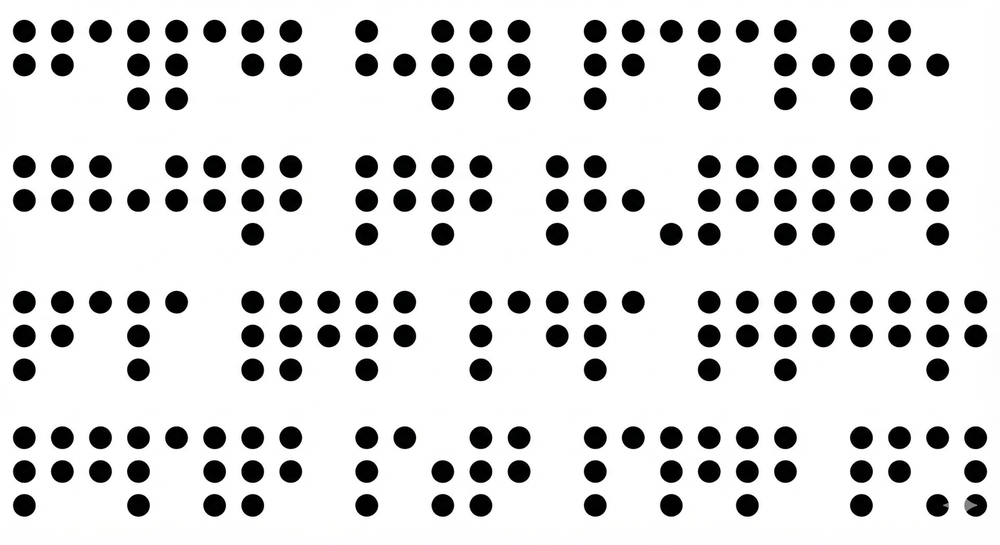
#> input picture pycahce/temp_uploads/Gemini_Generated_Image_yd63d3yd63d3yd63.png, 1000 x 545 px, shrunk from 1408 x 768 before the run
$ python -i BrailleImage.py   (imports and definitions only)
#> lines starting #> are read from the running program, lines starting #| are printed output that depends on the picture; after the words box and inside, x2 and y2 are one past the last pixel; in counts of white or black regions, pixels touching at a corner belong together
import cv2
import numpy as np

class BrailleImage(object):
    def __init__(self, image):
        # Read source image

        self.original = cv2.imread(image)
#> self.original is the input picture: shape (545, 1000, 3); mean B, G, R 216.2, 216.3, 216.3
        if self.original is None:
            raise IOError('Cannot open given image')

        # First Layer, Convert BGR(Blue Green Red Scale) to Gray Scale
        gray = cv2.cvtColor(self.original, cv2.COLOR_BGR2GRAY)

        # Save the binary image of the edge detected
        self.edged_binary_image = self.__get_edged_binary_image(gray)

        # Now do the same to save a binary image to get the contents
        # inside the edges to see if the dot is really filled.
        self.binary_image = self.__get_binary_image(gray)
        self.final = self.original.copy()
        self.height, self.width, self.channels = self.original.shape
        return;

    def bound_box(self,left,right,top,bottom,color= (255,0,0), size=1):
        self.final = cv2.rectangle(self.final, (left, top), (right, bottom), color, size)
        return True

    def get_final_image(self):
        return self.final

    def get_original_image(self):
        return self.original

    def get_edged_binary_image(self):
        return self.edged_binary_image

    def get_binary_image(self):
        return self.binary_image

    def get_height(self):
        return self.height

    def get_width(self):
        return self.width

    def __get_edged_binary_image(self, gray):
        # First Lvl Blur to Reduce Noise
        blur = cv2.GaussianBlur(gray,(3,3),0)
        # Adaptive Thresholding to define the  dots in Braille
        thres = cv2.adaptiveThreshold(
                blur,255,cv2.ADAPTIVE_THRESH_MEAN_C,cv2.THRESH_BINARY,5,4)
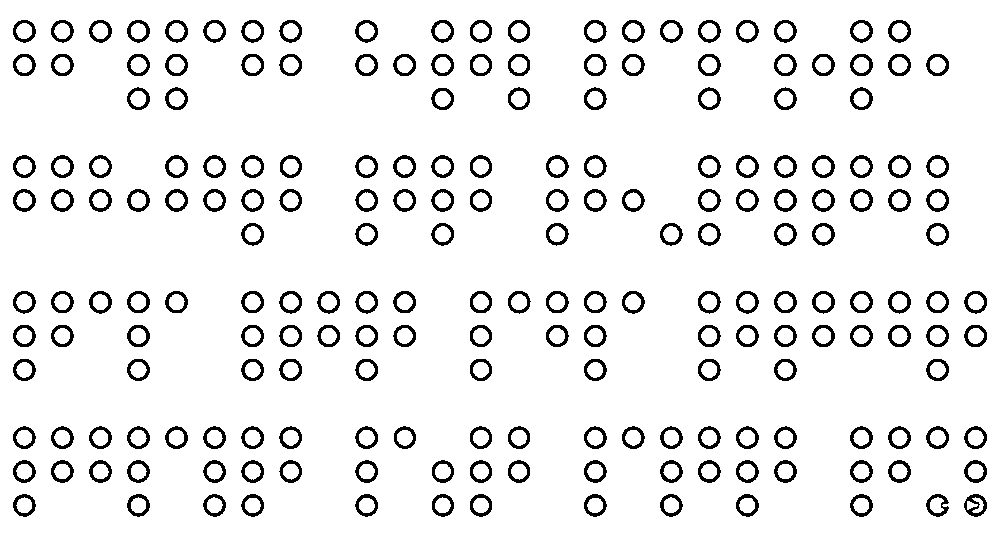
#> thres: shape (545, 1000); 92.2% white; 204 black regions, largest, box (x1, y1, x2, y2) and area: (964, 494, 987, 517) 252, (926, 494, 949, 517) 218, (774, 189, 797, 212) 217
        # Remove more Noise from the edges.
        blur2 = cv2.medianBlur(thres,3)
#> blur2: shape (545, 1000); 92.2% white; 204 black regions, largest, box (x1, y1, x2, y2) and area: (964, 494, 987, 517) 254, (165, 155, 188, 178) 219, (888, 460, 911, 483) 218
        # Sharpen again.
        ret2,th2 = cv2.threshold(blur2,0,255,cv2.THRESH_BINARY+cv2.THRESH_OTSU)
#> ret2 = 0
        # Remove more Noise.
        blur3 = cv2.GaussianBlur(th2,(3,3),0)
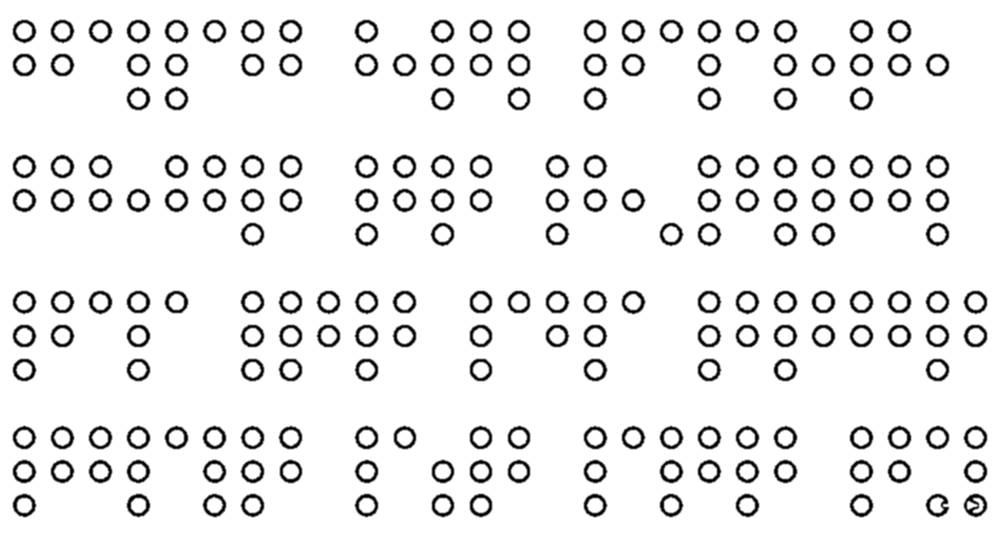
#> blur3: shape (545, 1000); min 0, max 255, mean 235.1
        # Final threshold
        ret3,th3 = cv2.threshold(blur3,0,255,cv2.THRESH_BINARY+cv2.THRESH_OTSU)
#> th3: shape (545, 1000); 92.2% white; 204 black regions, largest, box (x1, y1, x2, y2) and area: (964, 494, 987, 517) 259, (926, 494, 949, 517) 222, (165, 155, 188, 178) 219
#> ret3 = 143
        return cv2.bitwise_not(th3)
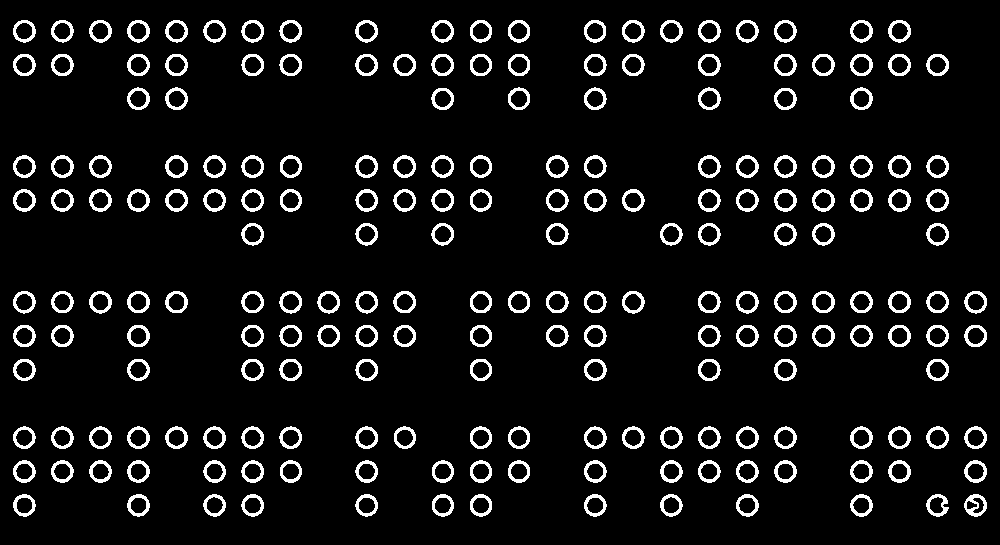
#> returned value: shape (545, 1000); 7.8% white; 204 white regions, largest, box (x1, y1, x2, y2) and area: (964, 494, 987, 517) 259, (926, 494, 949, 517) 222, (165, 155, 188, 178) 219

    def __get_binary_image(self, gray):
        blur     = cv2.GaussianBlur(gray,(3,3),0)
        ret2,th2 = cv2.threshold(blur,0,255,cv2.THRESH_BINARY+cv2.THRESH_OTSU)
#> th2: shape (545, 1000); 84.8% white; 204 black regions, largest, box (x1, y1, x2, y2) and area: (888, 20, 911, 43) 414, (622, 20, 645, 43) 413, (660, 20, 683, 43) 413
#> ret2 = 134
        blur2    = cv2.medianBlur(th2,3)
        ret3,th3 = cv2.threshold(blur2,0,255,cv2.THRESH_BINARY+cv2.THRESH_OTSU)
#> ret3 = 0
        return cv2.bitwise_not(th3)
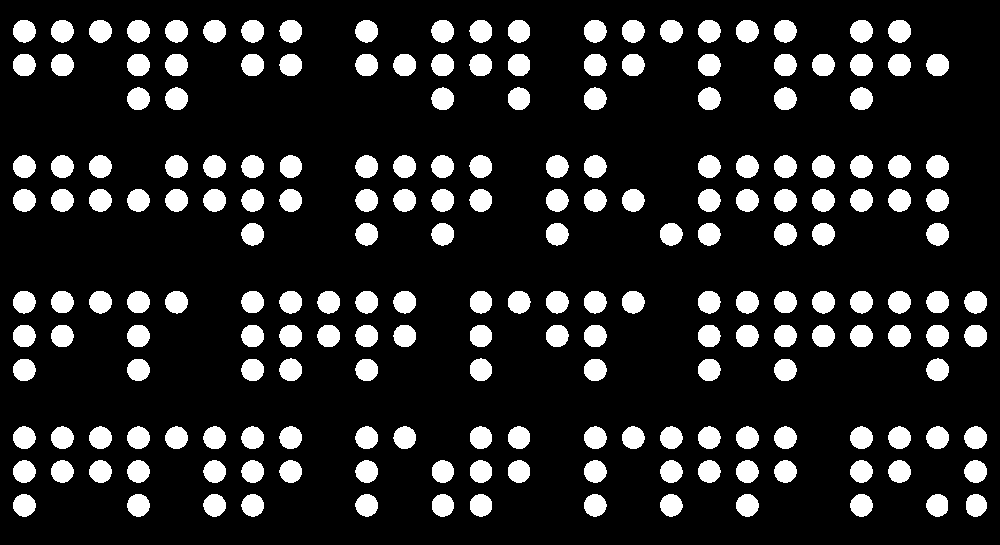
#> returned value: shape (545, 1000); 15.2% white; 204 white regions, largest, box (x1, y1, x2, y2) and area: (888, 20, 911, 43) 414, (622, 20, 645, 43) 413, (660, 20, 683, 43) 413

>>> result = BrailleImage('temp_uploads/Gemini_Generated_Image_yd63d3yd63d3yd63.png').get_final_image()

$ run again, on pycahce/temp_uploads/sample10.png
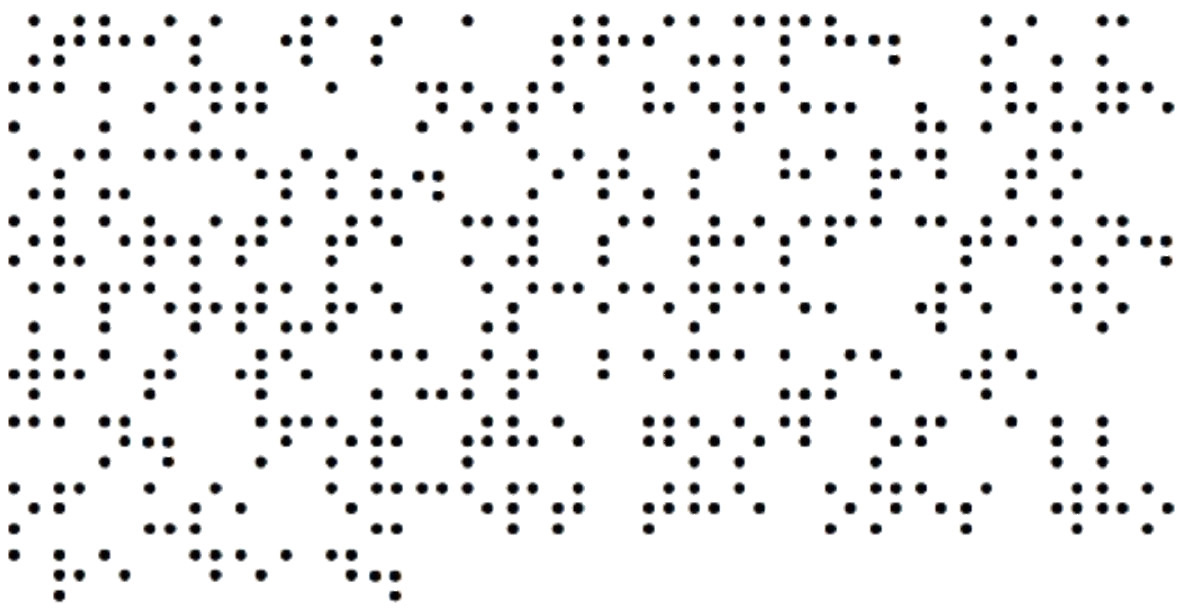
#> input picture pycahce/temp_uploads/sample10.png, 1178 x 608 px
#> in __init__, self.original is the input picture: shape (608, 1178, 3); mean B, G, R 237.8, 237.8, 237.8
#> in __get_edged_binary_image, `thres = cv2.adaptiveThreshold( blur,255,cv2.ADAPTIVE_THRESH_MEAN_C,cv2..`:
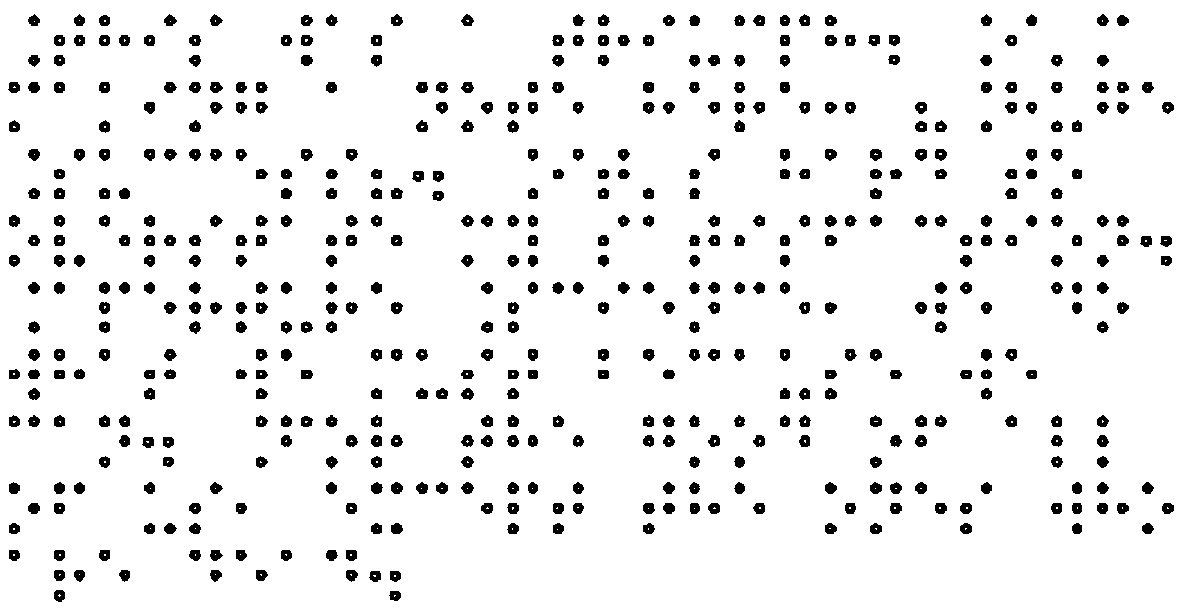
#> thres: shape (608, 1178); 93.1% white; 491 black regions, largest, box (x1, y1, x2, y2) and area: (915, 149, 927, 161) 113, (870, 149, 882, 161) 111, (915, 302, 927, 314) 111
#> in __get_edged_binary_image, `ret2,th2 = cv2.threshold(blur2,0,255,cv2.THRESH_BINARY+cv2.THRESH_OTSU)`: ret2 = 0
#> th3: shape (608, 1178); 93% white; 491 black regions, largest, box (x1, y1, x2, y2) and area: (915, 149, 927, 161) 116, (391, 302, 403, 314) 114, (915, 302, 927, 314) 114
#> in __get_edged_binary_image, `ret3,th3 = cv2.threshold(blur3,0,255,cv2.THRESH_BINARY+cv2.THRESH_OTSU)`: ret3 = 128
#> th2: shape (608, 1178); 92.7% white; 491 black regions, largest, box (x1, y1, x2, y2) and area: (391, 235, 403, 247) 119, (346, 235, 358, 247) 117, (960, 235, 972, 247) 117
#> in __get_binary_image, `ret2,th2 = cv2.threshold(blur,0,255,cv2.THRESH_BINARY+cv2.THRESH_OTSU)`: ret2 = 154
#> in __get_binary_image, `ret3,th3 = cv2.threshold(blur2,0,255,cv2.THRESH_BINARY+cv2.THRESH_OTSU)`: ret3 = 0
#> in __get_binary_image, `return cv2.bitwise_not(th3)`:
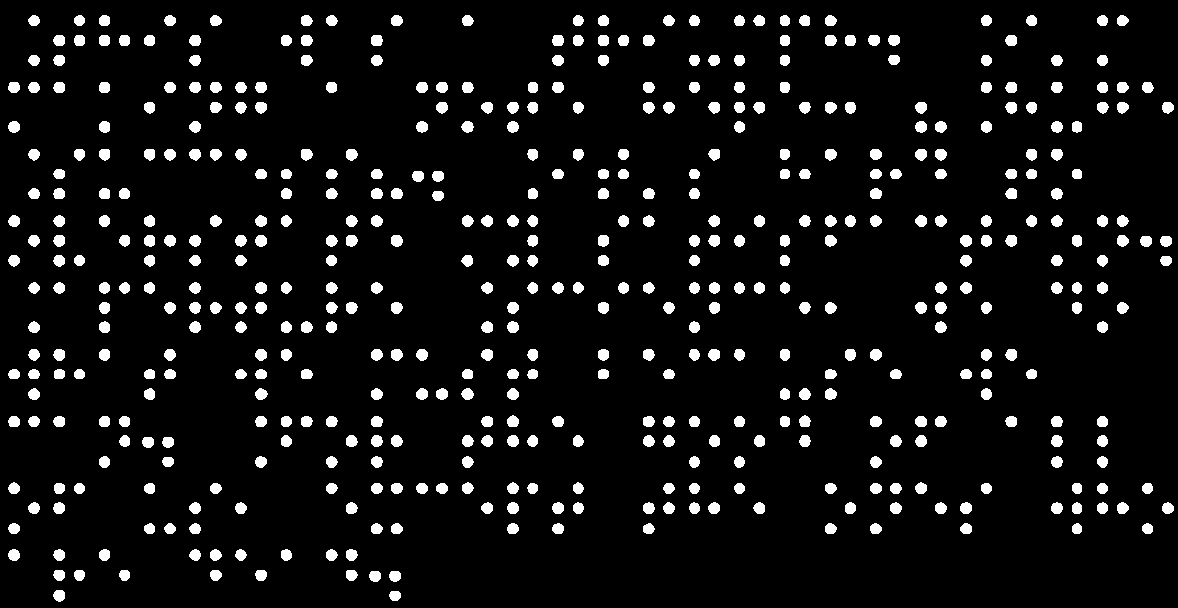
#> returned value: shape (608, 1178); 7.3% white; 491 white regions, largest, box (x1, y1, x2, y2) and area: (391, 235, 403, 247) 119, (346, 235, 358, 247) 117, (371, 35, 383, 46) 116

$ run again, on pycahce/temp_uploads/download (1).jpeg
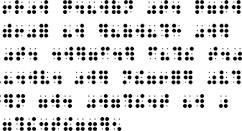
#> input picture pycahce/temp_uploads/download (1).jpeg, 242 x 131 px
#> in __init__, self.original is the input picture: shape (131, 242, 3); min 0, max 255, mean 219.2
#> in __get_edged_binary_image, `thres = cv2.adaptiveThreshold( blur,255,cv2.ADAPTIVE_THRESH_MEAN_C,cv2..`:
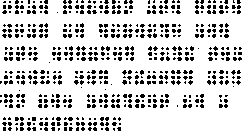
#> thres: shape (131, 242); 82.1% white; black in thin lines or dots
#> in __get_edged_binary_image, `ret2,th2 = cv2.threshold(blur2,0,255,cv2.THRESH_BINARY+cv2.THRESH_OTSU)`: ret2 = 0
#> th3: shape (131, 242); 85.3% white; black in thin lines or dots
#> in __get_edged_binary_image, `ret3,th3 = cv2.threshold(blur3,0,255,cv2.THRESH_BINARY+cv2.THRESH_OTSU)`: ret3 = 159
#> th2: shape (131, 242); 82.7% white; black in thin lines or dots
#> in __get_binary_image, `ret2,th2 = cv2.threshold(blur,0,255,cv2.THRESH_BINARY+cv2.THRESH_OTSU)`: ret2 = 172
#> in __get_binary_image, `blur2    = cv2.medianBlur(th2,3)`:
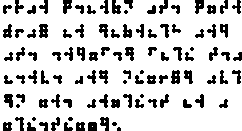
#> blur2: shape (131, 242); 82.5% white; 101 black regions (10 under 20 px), largest, box (x1, y1, x2, y2) and area: (39, 24, 48, 38) 103, (171, 70, 180, 84) 99, (63, 0, 72, 14) 90
#> in __get_binary_image, `ret3,th3 = cv2.threshold(blur2,0,255,cv2.THRESH_BINARY+cv2.THRESH_OTSU)`: ret3 = 0
